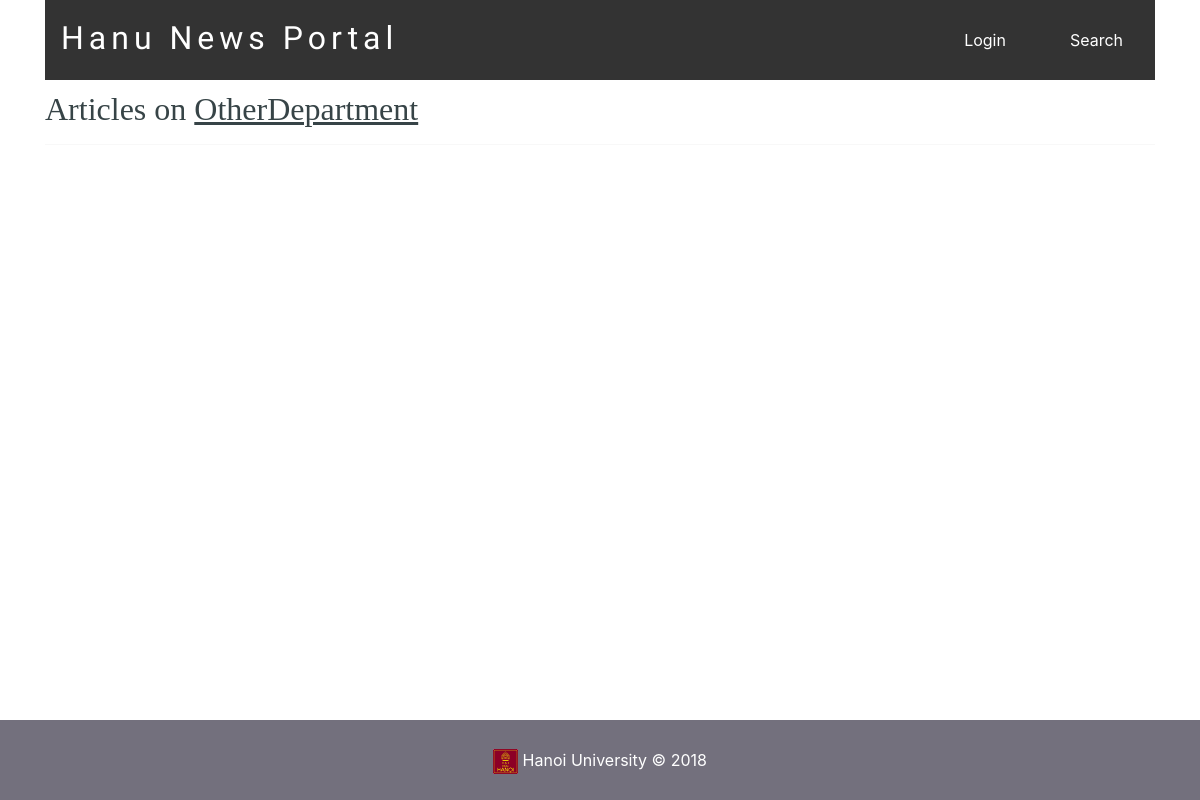
Page /filtered_posts.php?topic=16 on the earlier database version.
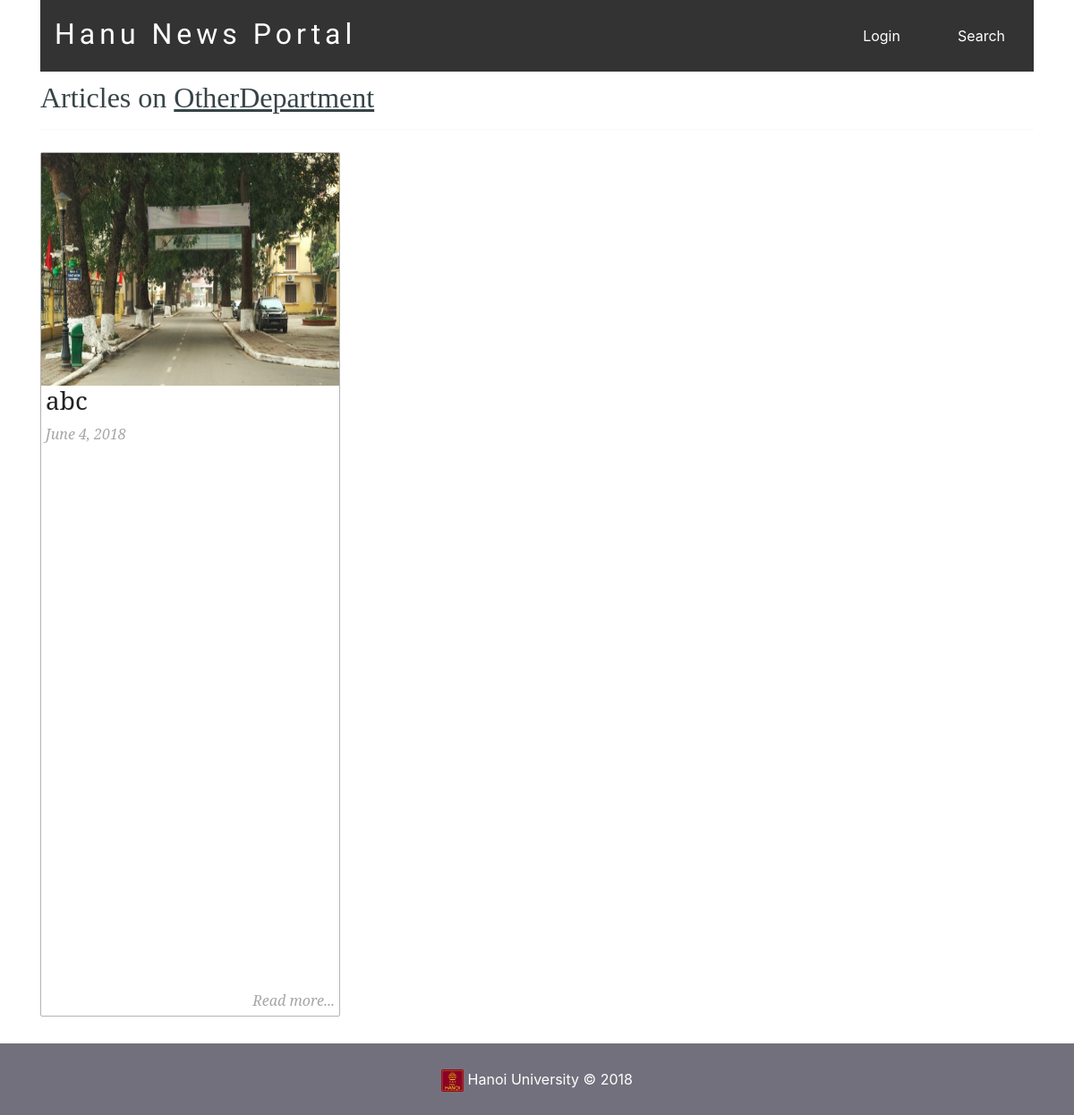
Same page on the later database version.
### tables this page shows
CREATE TABLE `posts` (
  `id` int(11) NOT NULL AUTO_INCREMENT,
  `user_id` int(11) DEFAULT NULL,
  `title` varchar(255) NOT NULL,
  `slug` varchar(255) NOT NULL,
  `views` int(11) NOT NULL DEFAULT '0',
  `image` varchar(255) DEFAULT NULL,
  `body` text,
  `published` tinyint(1) NOT NULL,
  `created_at` timestamp NOT NULL DEFAULT CURRENT_TIMESTAMP ON UPDATE CURRENT_TIMESTAMP,
  `updated_at` timestamp NOT NULL DEFAULT '0000-00-00 00:00:00',
  PRIMARY KEY (`id`),
  UNIQUE KEY `slug` (`slug`),
  UNIQUE KEY `id` (`id`),
  KEY `user_id` (`user_id`),
  CONSTRAINT `posts_ibfk_1` FOREIGN KEY (`user_id`) REFERENCES `users` (`id`) ON DELETE NO ACTION ON UPDATE NO ACTION
);

### includes/function.php (called while the page is built, shortened)
<?php
function getPostTopic($post_id){
	global $conn;
	$sql = "SELECT * FROM topics WHERE id=
			(SELECT topic_id FROM post_topic WHERE post_id=$post_id) LIMIT 1";
	$result = mysqli_query($conn, $sql);
	$topic = mysqli_fetch_assoc($result);
	return $topic;
}
function getPublishedPostsByTopic($topic_id) {
	global $conn;
	$sql = "SELECT * FROM posts ps
			WHERE ps.id IN
			(SELECT pt.post_id FROM post_topic pt
				WHERE pt.topic_id=$topic_id GROUP BY pt.post_id
				HAVING COUNT(1) = 1)";
	$result = mysqli_query($conn, $sql);
	$posts = mysqli_fetch_all($result, MYSQLI_ASSOC);
	$final_posts = array();
	foreach ($posts as $post) {
		$post['topic'] = getPostTopic($post['id']);
		array_push($final_posts, $post);
	}
	return $final_posts;
}
function getTopicNameById($id)
{
	global $conn;
	$sql = "SELECT name FROM topics WHERE id=$id";
	$result = mysqli_query($conn, $sql);
	$topic = mysqli_fetch_assoc($result);
	return $topic['name'];
}
?>

### filtered_posts.php (the view, shortened to what this page needs)
<?php include('config.php'); ?>
<?php include('includes/function.php'); ?>
<?php include('includes/header.php'); ?>
<?php
	if (isset($_GET['topic'])) {
		$topic_id = $_GET['topic'];
		$posts = getPublishedPostsByTopic($topic_id);
	}
?>
</head>
<body>
<div class="container">
	<?php include( ROOT_PATH . '/includes/navbar.php'); ?>
<div class="content">
	<h2 class="content-title">
		Articles on <u><?php echo getTopicNameById($topic_id); ?></u>
	</h2>
	<hr>
	<?php foreach ($posts as $post): ?>
		<div class="post" style="margin-left: 0px;">
			<img src="<?php echo BASE_URL . '/static/images/' . $post['image']; ?>" class="post_image" alt="">
			<a href="single_post.php?post-slug=<?php echo $post['slug']; ?>">
				<div class="post_info">
					<h3><?php echo $post['title'] ?></h3>
					<div class="info">
						<span><?php echo date("F j, Y ", strtotime($post["created_at"])); ?></span>
						<span class="read_more">Read more...</span>
					</div>
				</div>
			</a>
		</div>
	<?php endforeach ?>
</div>
</div>
	<?php include( ROOT_PATH . '/includes/footer.php'); ?>

Differences in the rows shown:
added posts: image (placeholder picture), title "abc", created_at "June 4, 2018"
